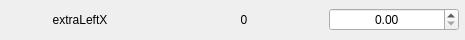
                      <widget class="QFrame" name="frame_73">
                       <property name="minimumSize">
                        <size>
                         <width>465</width>
                         <height>40</height>
                        </size>
                       </property>
                       <property name="maximumSize">
                        <size>
                         <width>465</width>
                         <height>40</height>
                        </size>
                       </property>
                       <property name="frameShape">
                        <enum>QFrame::NoFrame</enum>
                       </property>
                       <property name="frameShadow">
                        <enum>QFrame::Sunken</enum>
                       </property>
                       <layout class="QHBoxLayout" name="horizontalLayout_75">
                        <property name="spacing">
                         <number>5</number>
                        </property>
                        <property name="leftMargin">
                         <number>0</number>
                        </property>
                        <property name="topMargin">
                         <number>0</number>
                        </property>
                        <property name="rightMargin">
                         <number>5</number>
                        </property>
                        <property name="bottomMargin">
                         <number>0</number>
                        </property>
                        <item>
                         <widget class="QLabel" name="label_149">
                          <property name="minimumSize">
                           <size>
                            <width>158</width>
                            <height>0</height>
                           </size>
                          </property>
                          <property name="maximumSize">
                           <size>
                            <width>158</width>
                            <height>16777215</height>
                           </size>
                          </property>
                          <property name="text">
                           <string>extraLeftX</string>
                          </property>
                          <property name="alignment">
                           <set>Qt::AlignCenter</set>
                          </property>
                         </widget>
                        </item>
                        <item>
                         <widget class="QLabel" name="label_150">
                          <property name="minimumSize">
                           <size>
                            <width>158</width>
                            <height>0</height>
                           </size>
                          </property>
                          <property name="maximumSize">
                           <size>
                            <width>158</width>
                            <height>16777215</height>
                           </size>
                          </property>
                          <property name="text">
                           <string>0</string>
                          </property>
                          <property name="alignment">
                           <set>Qt::AlignCenter</set>
                          </property>
                         </widget>
                        </item>
                        <item>
                         <widget class="QDoubleSpinBox" name="doubleSpinBox_72">
                          <property name="minimumSize">
                           <size>
                            <width>130</width>
                            <height>0</height>
                           </size>
                          </property>
                          <property name="maximumSize">
                           <size>
                            <width>130</width>
                            <height>16777215</height>
                           </size>
                          </property>
                          <property name="styleSheet">
                           <string notr="true"/>
                          </property>
                          <property name="alignment">
                           <set>Qt::AlignCenter</set>
                          </property>
                         </widget>
                        </item>
                       </layout>
                      </widget>
